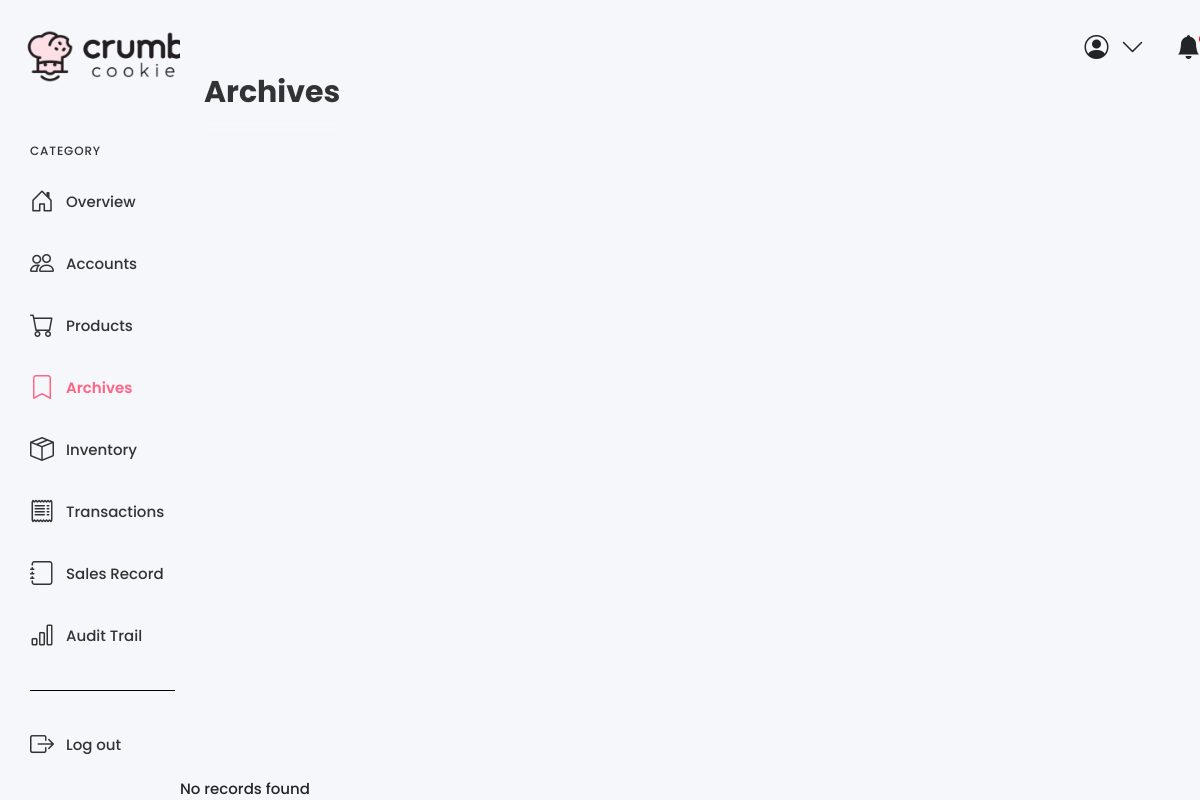
Page /archives.php on the earlier database version.
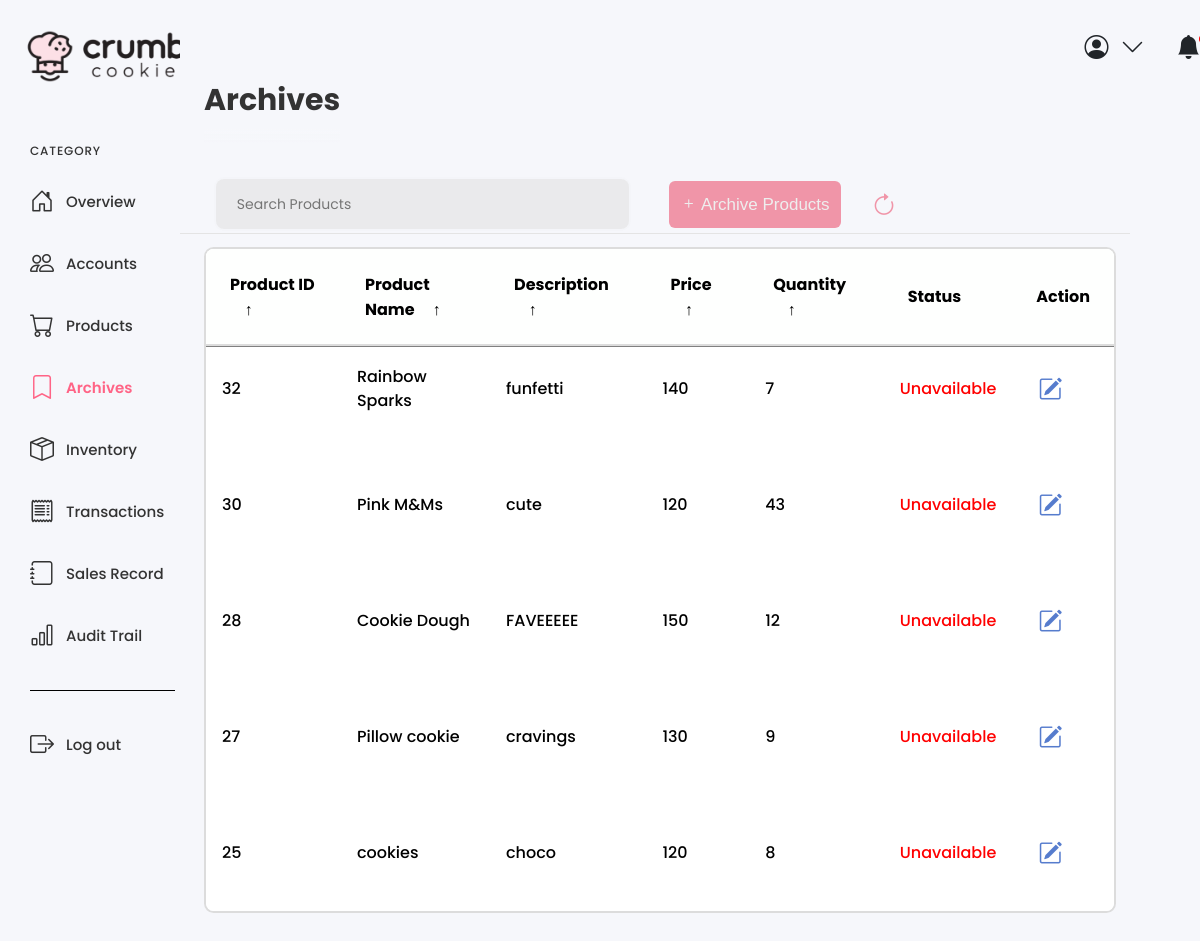
Same page on the later database version.
### tables this page shows
CREATE TABLE `product_table` (
  `product_id` int(11) NOT NULL AUTO_INCREMENT,
  `product_name` varchar(45) DEFAULT NULL,
  `description` varchar(70) DEFAULT NULL,
  `price` decimal(10,0) DEFAULT NULL,
  `quantity_available` int(11) DEFAULT NULL,
  `img` varchar(45) DEFAULT NULL,
  `status` enum('Available','Unavailable') DEFAULT NULL,
  PRIMARY KEY (`product_id`)
);

### archives.php (the view, shortened to what this page needs)
<!doctype html>
<html lang="en">
  <head>
    <link rel="stylesheet" href="style.css">
    <link href="https://cdn.jsdelivr.net/npm/bootstrap@5.3.3/dist/css/bootstrap.min.css" rel="stylesheet">
    <link href="https://cdn.jsdelivr.net/npm/bootstrap-icons@1.8.0/font/bootstrap-icons.css" rel="stylesheet">
</head>
  <body>
  <div class="sidebar">
  <a class="logo" href="dashboard.php">
    <img src="images/logopic.png" alt="Logo">
  </a>
  <div class="side-wrapper">
   <div class="side-title">CATEGORY</div>
   <div class="side-menu">
    <a class="sidebar-link" href="dashboard.php">
     <i class="bi bi-house-door icon"></i>
     Overview
    </a>
    <a class="sidebar-link" href="accounts.php">
     <i class="bi bi-people"></i>
     Accounts
    </a>
    <a class="sidebar-link" href="products.php">
     <i class="bi bi-cart icon"></i>
     Products
    </a>
    <a class="sidebar-link is-active" href="archives.php">
     <i class="bi bi-bookmark"></i>
     Archives
    </a>
    <a class="sidebar-link" href="inventory.php">
     <i class="bi bi-box-seam icon"></i>
     Inventory
    </a>
	<a class="sidebar-link" href="transactions.php">
     <i class="bi bi-receipt"></i>
     Transactions
    </a>
    <a class="sidebar-link" href="salesrecord.php">
     <i class="bi bi-journal icon"></i>
     Sales Record
    </a>
    <a class="sidebar-link" href="audittrail.php">
     <i class="bi bi-bar-chart icon"></i>
     Audit Trail
    </a>
   </div>
  </div>
  <div class="side-wrapper">
   <div class="side-menu">
    <a class="sidebar-link" href="logout.php">
     <i class="bi bi-box-arrow-right icon"></i>
     Log out
    </a>
   </div>
  </div>
 </div>
 <div class="wrapper-table">
  <div class="header">
   <div class="user-settings-container">
      <div class="user-settings">
        <i class="bi bi-person-circle"></i>
        <i class="bi bi-chevron-down"></i>
      </div>
      <div class="user-settings">
        <div class="notify">
          <i class="bi bi-bell-fill"></i>
        </div>
      </div>
    </div>
  </div>
  <div class="main-container">
   <div class="main-header anim" style="--delay: 0s">Archives</div>
</div>
<?php
include "dbconnect.php";
            ?>
            <?php
$selectsql = "SELECT * FROM product_table WHERE status = 'Unavailable' ORDER BY product_id DESC";
$result = $conn->query($selectsql);
if ($result->num_rows > 0) {
  echo "<main class='table anim' style='--delay: .4s' id='user_table'>";
  echo "<section class='table__header anim' style='--delay: .2s'>";
  echo "<div class='input-group'>";
  echo "<input type='search' name='search' class='search-input' placeholder='Search Products'>";
  echo "</div>";
  echo "<button type='button' class='btn btn-pink bi bi-plus' data-bs-toggle='modal' data-bs-target='#pinkModal'> Archive Products</button>";
  echo "<button id='refreshButton' class='btn-refresh'><i class='bi bi-arrow-clockwise'></i></button>";
  echo "</section>";
  echo "<section class='table__body'>";
  echo "<table>";
  echo "<thead>";
  echo "<tr>";
  echo "<th>Product ID <span class='icon-arrow'>&UpArrow;</span></th>";
  echo "<th>Product Name <span class='icon-arrow'>&UpArrow;</span></th>";
  echo "<th>Description <span class='icon-arrow'>&UpArrow;</span></th>";
  echo "<th>Price <span class='icon-arrow'>&UpArrow;</span></th>";
  echo "<th>Quantity <span class='icon-arrow'>&UpArrow;</span></th>";
  echo "<th>Status</th>";
  echo "<th>Action</th>";
  echo "</tr>";
  echo "</thead>";
  echo "<tbody>";
       foreach ($result as $fielddata) {
        echo "<tr>";
        echo "<td>" . $fielddata['product_id'] . "</td>";
        echo "<td>" . $fielddata['product_name'] . "</td>";
        echo "<td>" . $fielddata['description'] . "</td>";
        echo "<td>" . $fielddata['price'] . "</td>";
        echo "<td>" . $fielddata['quantity_available'] . "</td>";
        echo "<td class='unavailable-status'>" . $fielddata['status'] . "</td>";
        echo "<td>";
        echo "<button class='edit-button' type='button' data-bs-toggle='collapse' data-bs-target='#collapseEdit_" . $fielddata['product_id'] . "' aria-expanded='false' aria-controls='collapseEdit_" . $fielddata['product_id'] . "'><i class='bi bi-pencil-square'></i></button>";
        echo "</td>";
        echo "</tr>";
        echo "<tr>";
        echo "<td colspan='7' class='border-0'>";
        echo "</td>";
        echo "</tr>";
        }
        echo "</tbody>";
        echo "</table>";
        echo "</section>";
        echo "</main>";
      } else {
        echo "No records found";
        }
        ?>
</body>
</html>

### style.css (style rules this page uses)
* { margin: 0; padding: 0; box-sizing: border-box; font-family: "Poppins", sans-serif; }
:root { --tran-03: all 0.2s ease; --tran-03: all 0.3s ease; --tran-04: all 0.3s ease; --tran-05: all 0.3s ease; --body-font: "Poppins", sans-serif; --theme-bg: #f6f7fb; --body-color: #333; --button-bg: #fdfbff; --border-color: #000; --delay: 0s; }
html { -webkit-font-smoothing: antialiased; }
.sidebar { width: 15%; height: 100%; padding: 30px; display: flex; flex-direction: column; flex-shrink: 0; transition-duration: 0.2s; overflow-y: auto; overflow-x: hidden; }
.sidebar .logo img { width: 200px; height: 100px; margin-top: -1.5rem; margin-left: -1rem; flex-shrink: 0; color: #333; align-items: left; justify-content: left; object-fit: cover; }
.sidebar-link:hover, .sidebar-link.is-active { color: #ff6486; font-weight: 600; }
.side-menu { display: flex; flex-direction: column; }
.side-menu a { display: flex; align-items: center; text-decoration: none; color: var(--body-color); }
.side-menu a + a { margin-top: 26px; }
.bi { font-size: 1.5rem; margin-right: 0.75rem; }
.side-title { font-size: 12px; letter-spacing: 0.07em; margin-bottom: 24px; color: #333; }
.side-wrapper { border-bottom: 1px solid var(--border-color); padding: 36px 0; width: 145px; }
.side-wrapper + .side-wrapper { border-bottom: none; }
.user-settings-container { display: flex; position: relative; left: 60%; }
.user-settings { position: relative; display: flex; align-items: center; margin-left: 20px; cursor: pointer; }
.notify { position: relative; display: flex; align-items: center; }
.main-container { display: flex; flex-direction: column; padding: 0 30px 30px; flex-grow: 1; overflow: auto; }
.anim { animation: bottom 0.8s var(--delay) both; }
.main-header { font-size: 30px; color: #333; font-weight: 700; margin-top: 30px; padding-bottom: 20px; position: sticky; top: 0; left: 0; background: linear-gradient( to bottom, #f6f7fb 0%, #f6f7fb 78%, rgb(31 29 43 / 0%) 100% ); z-index: 11; }
.wrapper-table { display: flex; flex-direction: column; flex-grow: 1; }
.edit-button { background-color: transparent; color: rgba(35, 84, 190, 0.767); border: none; padding: 5px 10px; border-radius: 5px; cursor: pointer; font-size: 28px; }
* { margin: 0; padding: 0; box-sizing: border-box; }
main.table { width: calc(100vw - 200px); max-width: 100%; width: 80vw; height: 85vh; margin-top: 30px; font-size: 16px; overflow: hidden; }
.table__header { position: relative; width: 100%; height: 10%; padding: 0.8rem 1rem; display: flex; justify-content: space-between; align-items: center; background-color: #fff; border-bottom: 1px solid #e4e4e4; }
.table__header .input-group { width: 35%; height: 100%; max-height: 50px; background-color: #fefffe; padding: 0 0.8rem; border: 2px solid gainsboro; border-radius: 1rem; margin-top: 20px; margin-left: 1.5rem; display: flex; justify-content: center; align-items: center; transition: width 0.3s ease, box-shadow 0.3s ease; }
.table__header .input-group input { width: 100%; padding: 0 0.5rem 0 0.3rem; background-color: transparent; border: none; outline: none; }
.table__body { width: 95%; max-height: calc(89% - 1.6rem); background-color: #ffffff; border: 1px solid #e4e4e4; margin: 0.8rem auto; border-radius: 8px; overflow: auto; }
table { width: 100%; border-collapse: collapse; }
thead th { padding: 1rem; position: sticky; top: 0; background-color: #f8f9fa; cursor: pointer; text-transform: capitalize; color: #343a40; z-index: 2; transition: background-color 0.3s ease, color 0.3s ease; }
thead th span.icon-arrow { display: inline-block; width: 1rem; height: 1rem; margin-left: 0.5rem; transition: transform 0.2s ease-in-out; }
tbody tr:nth-child(even) { background-color: #f8f9fa; }
tbody tr td { padding: 1rem; transition: background-color 0.2s ease; }
thead th span.icon-arrow { display: inline-block; width: 1.3rem; height: 1.3rem; border-radius: 50%; border: 1.4px solid transparent; text-align: center; font-size: 1rem; margin-left: 0.5rem; transition: border 0.2s ease-in-out; }

Differences in the rows shown:
now on this page (row edited): product_table: product_id "32", product_name "Rainbow Sparks", description "funfetti", price "140", quantity_available "7", status "Unavailable"
now on this page (row edited): product_table: product_id "30", product_name "Pink M&Ms", description "cute", price "120", quantity_available "43", status "Unavailable"
now on this page (row edited): product_table: product_id "28", product_name "Cookie Dough", description "FAVEEEEE", price "150", quantity_available "12", status "Unavailable"
now on this page (row edited): product_table: product_id "27", product_name "Pillow cookie", description "cravings", price "130", quantity_available "9", status "Unavailable"
now on this page (row edited): product_table: product_id "25", product_name "cookies", description "choco", price "120", quantity_available "8", status "Unavailable"
Other differences:
text no longer shown: "No records found"
text now shown: "Archive Products Product ID ↑ Product Name ↑ Description ↑ Price ↑ Quantity ↑ Status Action"
